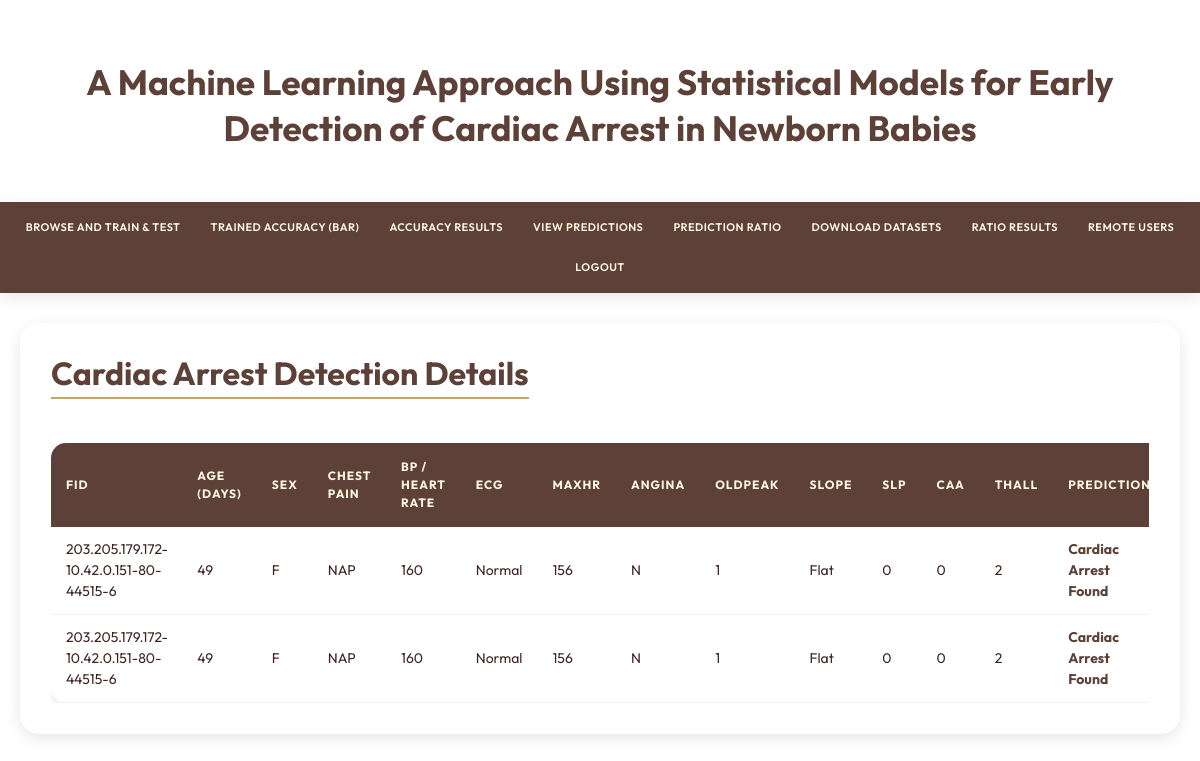
/View_Prediction_Of_Cardiac_Arrest_Type/, run on the app's committed database.
### Remote_User/models.py (models this page shows)
class cardiac_arrest_prediction(models.Model):
    Fid= models.CharField(max_length=3000, default="unknown")
    Age_In_Days= models.CharField(max_length=3000, default="unknown")
    Sex= models.CharField(max_length=3000, default="unknown")
    ChestPainType= models.CharField(max_length=3000, default="unknown")
    RestingBP= models.CharField(max_length=3000, default="unknown")
    RestingECG= models.CharField(max_length=3000, default="unknown")
    MaxHR= models.CharField(max_length=3000, default="unknown")
    ExerciseAngina= models.CharField(max_length=3000, default="unknown")
    Oldpeak= models.CharField(max_length=3000, default="unknown")
    ST_Slope= models.CharField(max_length=3000, default="unknown")
    slp= models.CharField(max_length=3000, default="unknown")
    caa= models.CharField(max_length=3000, default="unknown")
    thall= models.CharField(max_length=3000, default="unknown")
    Prediction= models.CharField(max_length=3000, default="unknown")

### Service_Provider/views.py (the view)
# urls.py: url(r'^View_Prediction_Of_Cardiac_Arrest_Type/$', serviceprovider.View_Prediction_Of_Cardiac_Arrest_Type, name="View_Prediction_Of_Cardiac_Arrest_Type"),
def View_Prediction_Of_Cardiac_Arrest_Type(request):
    obj =cardiac_arrest_prediction.objects.all()
    return render(request, 'SProvider/View_Prediction_Of_Cardiac_Arrest_Type.html', {'list_objects': obj})

### Template/htmls/SProvider/View_Prediction_Of_Cardiac_Arrest_Type.html
{% extends 'SProvider/design1.html' %}
{% block researchblock %}
<div class="content-card">
	<h2 class="register-label mb-4"
		style="color: var(--primary-brown); font-weight: 700; border-bottom: 2px solid var(--accent-gold); display: inline-block; padding-bottom: 5px;">
		Cardiac Arrest Detection Details
	</h2>
	<div class="premium-table-container">
		<table class="premium-table">
			<thead>
				<tr>
					<th>Fid</th>
					<th>Age (Days)</th>
					<th>Sex</th>
					<th>Chest Pain</th>
					<th>BP / Heart Rate</th>
					<th>ECG</th>
					<th>MaxHR</th>
					<th>Angina</th>
					<th>Oldpeak</th>
					<th>Slope</th>
					<th>slp</th>
					<th>caa</th>
					<th>thall</th>
					<th>Prediction</th>
				</tr>
			</thead>
			<tbody>
				{% for object in list_objects %}
				<tr>
					<td>{{object.Fid}}</td>
					<td>{{object.Age_In_Days}}</td>
					<td>{{object.Sex}}</td>
					<td>{{object.ChestPainType}}</td>
					<td>{{object.RestingBP}}</td>
					<td>{{object.RestingECG}}</td>
					<td>{{object.MaxHR}}</td>
					<td>{{object.ExerciseAngina}}</td>
					<td>{{object.Oldpeak}}</td>
					<td>{{object.ST_Slope}}</td>
					<td>{{object.slp}}</td>
					<td>{{object.caa}}</td>
					<td>{{object.thall}}</td>
					<td style="font-weight: 700; color: var(--primary-brown);">{{object.Prediction}}</td>
				</tr>
				{% empty %}
				<tr>
					<td colspan="14" class="text-center py-5 no-users-message">No detection data available.</td>
				</tr>
				{% endfor %}
			</tbody>
		</table>
	</div>
</div>
{% endblock %}

### data on the page
cardiac_arrest_prediction: Fid "203.205.179.172-10.42.0.151-80-44515-6", Age_In_Days "49", Sex "F", ChestPainType "NAP", RestingBP "160", RestingECG "Normal", MaxHR "156", ExerciseAngina "N", Oldpeak "1", ST_Slope "Flat", slp "0", caa "0", thall "2", Prediction "Cardiac Arrest Found"
cardiac_arrest_prediction: Fid "203.205.179.172-10.42.0.151-80-44515-6", Age_In_Days "49", Sex "F", ChestPainType "NAP", RestingBP "160", RestingECG "Normal", MaxHR "156", ExerciseAngina "N", Oldpeak "1", ST_Slope "Flat", slp "0", caa "0", thall "2", Prediction "Cardiac Arrest Found"
